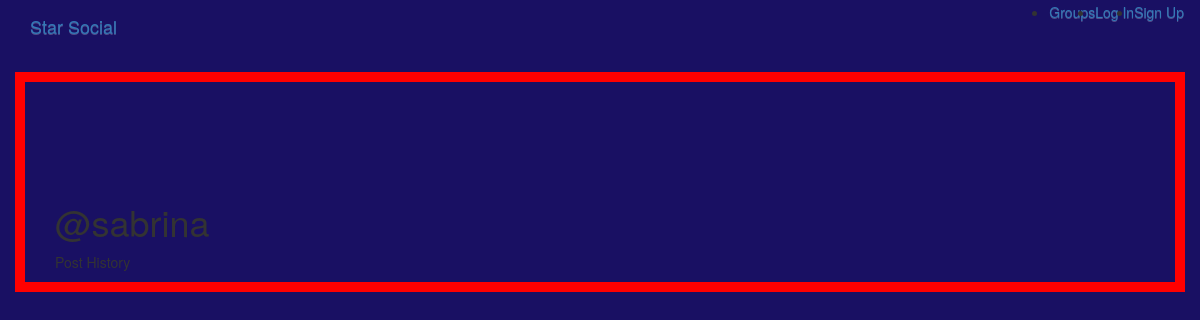
Before: /posts/by/sabrina with the older database file.
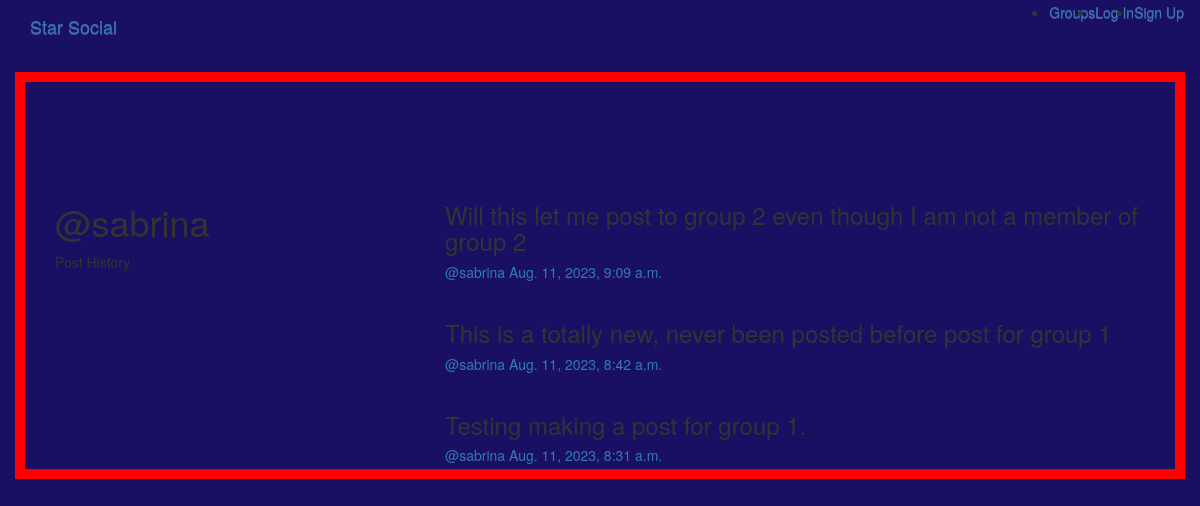
After: the same page with the newer database file.
### posts/models.py (models this page shows, shortened)
class Post(models.Model):
    user = models.ForeignKey(User,related_name='posts',on_delete=models.CASCADE)
    created_at = models.DateTimeField(auto_now=True)
    message = models.TextField()
    message_html = models.TextField(editable=False)
    group = models.ForeignKey(Group,related_name='posts',null=True,blank=True,on_delete=models.CASCADE)
    class Meta:
        ordering = ['-created_at']
        unique_together = ['user','message']

### posts/views.py (the view)
# urls.py: path('by/<username>',views.UserPosts.as_view(),name='for_user'),
class UserPosts(generic.ListView):
    model = models.Post
    template_name = 'posts/user_post_list.html'
    def get_queryset(self):
        try:
            self.post_user = User.objects.prefetch_related('posts').get(
                username__iexact=self.kwargs.get('username')
             )
        except User.DoesNotExist:
            raise Http404
        else:
            return self.post_user.posts.all()
    def get_context_data(self,**kwargs):
        context = super().get_context_data(**kwargs)
        context['post_user'] = self.post_user
        return context

### posts/templates/posts/user_post_list.html
{% extends 'posts/post_base.html' %}
{% block prepost %}
    <div class="col-md-4">
        <h1>@{{ post_user.username }}</h1>
        <p>Post History</p>
    </div>
{% endblock %}
{% block post_content %}
<div class="col-md-8">
    {% for post in post_list %}
        {% include "posts/_post.html" %}
    {% endfor %}
</div>
{% endblock %}

### posts/templates/posts/post_base.html (shortened to what this page needs)
{% extends 'base.html' %}
{% block content %}
<div class="posts-page">
    <div class="container">
        <div class="row">
            {% block prepost %}{% endblock %}
            {% block post_content %}{% endblock %}
        </div>
    </div>
</div>
{% endblock %}

### templates/base.html (shortened to what this page needs)
<!DOCTYPE html>
{% load static %}
<html lang="en">
<head>
    <link rel="stylesheet" href="https://cdn.jsdelivr.net/npm/bootstrap@3.3.7/dist/css/bootstrap.min.css">
    <link rel="stylesheet" href="https://cdn.jsdelivr.net/npm/bootstrap@3.3.7/dist/css/bootstrap-theme.min.css">
    <link rel="stylesheet" href="{% static 'simplesocial/css/master.css' %}">
</head>
<body>
    <nav class="navbar mynav" role="navigation" id="navbar">
        <div class="container">
            <a class="navbar-brand mynav" href="{% url 'home' %}">Star Social</a>
            <ul class="navbar navbar-nav navbar-right">
                {% if user.is_authenticated %}
                    <li><a href="{% url 'posts:create' %}">Post</a></li>
                    <li><a href="{% url 'groups:all' %}">Groups</a></li>
                    <li><a href="{% url 'groups:create' %}">Create Group</a></li>
                    <li><a href="{% url 'accounts:logout' %}">Log Out</a></li>
                {% else %}
                    <li><a href="{% url 'groups:all' %}">Groups</a></li>
                    <li><a href="{% url 'accounts:login' %}">Log In</a></li>
                    <li><a href="{% url 'accounts:signup' %}">Sign Up</a></li>
                {% endif %}
            </ul>
        </div>
    </nav>
    <div class="container mycontent">
        {% block content %}
        {% endblock %}
    </div>
</body>
</html>

### posts/templates/posts/_post.html (shortened to what this page needs)
<div class="post media">
    <h3>{{post.message_html|safe}}</h3>
    <div class="media-body">
        <h5 class="media-heading">
            <span class="username">
                <a href="{% url 'posts:for_user' username=post.user.username %}">@{{post.user.username}}</a>
             </span>
             <time class="time">
                <a href="{% url 'posts:single' username=post.user.username pk=post.pk %}">
                    {{post.created_at}}
                </a>
             </time>
        </h5>
    </div>
</div>

### simplesocial/static/simplesocial/css/master.css (style rules this page uses)
.mycontent { padding-top: 100px; border: 10px solid red; }
html, body { height: 100%; width: 100%; overflow: hidden; background: #191063; margin: 0; }

Changed rows visible on the page:
added Post: message_html "Will this let me post to group 2 even though I am not a member of group 2", user.username "sabrina", created_at "Aug. 11, 2023, 9:09 a.m."
added Post: message_html "This is a totally new, never been posted before post for group 1", user.username "sabrina", created_at "Aug. 11, 2023, 8:42 a.m."
added Post: message_html "Testing making a post for group 1.", user.username "sabrina", created_at "Aug. 11, 2023, 8:31 a.m."
